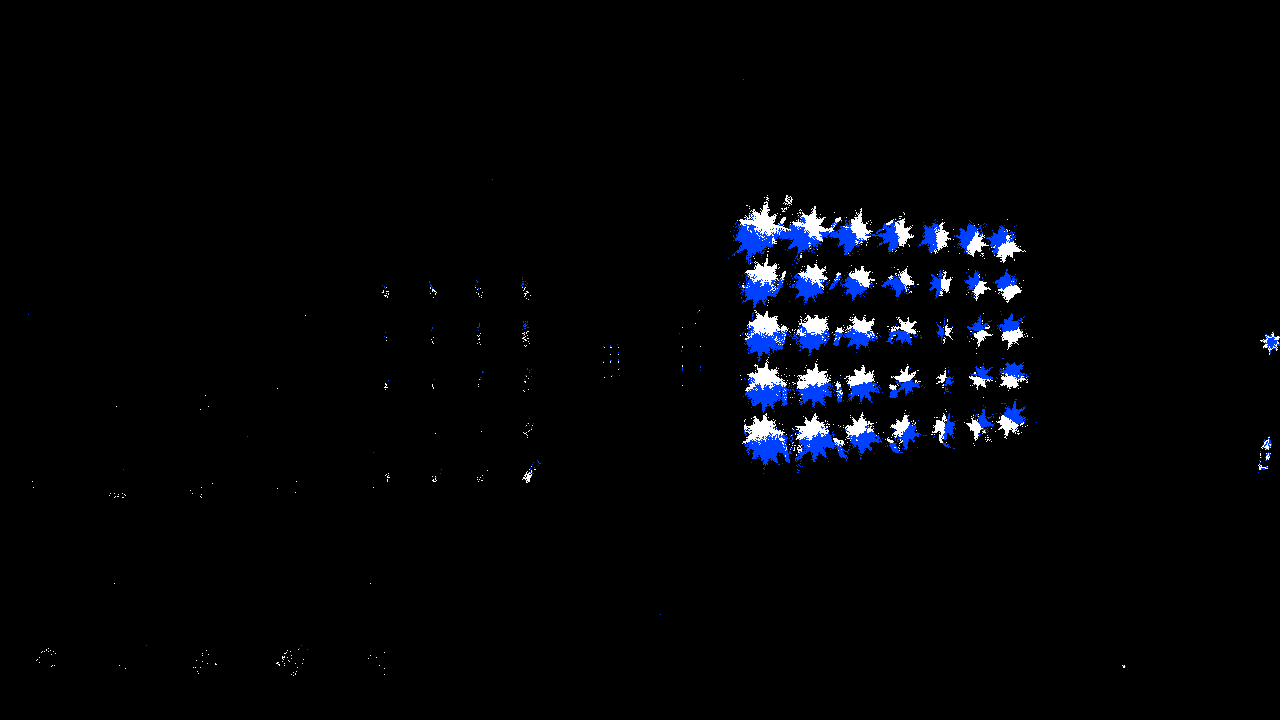
#> input picture sample_data/frame_1FBcbF8a.png, 1280 x 720 px; its folder holds only this picture in this run
$ python -i detect_blob_centers.py   (imports and definitions only)
#> lines starting #> are read from the running program, lines starting #| are printed output that depends on the picture
### config.py
class Config:
	def __init__(self):
		self.COLOR_POS = [255, 255, 255]
		self.COLOR_NEG = [255, 64, 0]

		self.FAST_STEP = 1000000
		self.SLOW_STEP = 100000
		self.FINE_STEP = 10000
		self.SUPERFINE_STEP = 1000

		self.cols = 7
		self.rows = 5
		self.GRID_SIZE = (self.cols, self.rows)

		self.POINT_SIZE = 3
		self.POINT_COLOR = (0, 255, 0)
		self.POINT_CLICKED_COLOR = (0, 0, 255)
		self.TXT_SIZE = 0.75
		self.TXT_COLOR = (255, 0, 0)
		self.TXT_OFFSET = (-10, -10)

### detect_blob_centers.py
import cv2
import numpy as np
import toml
import os
import glob
import typer
from config import Config
from typing import List, Tuple
from sort_blobs import sort_blobs

cfg = Config()

COLOR_POS = cfg.COLOR_POS
COLOR_NEG = cfg.COLOR_NEG
GRID_SIZE = cfg.GRID_SIZE
POINT_SIZE = cfg.POINT_SIZE
POINT_COLOR = cfg.POINT_COLOR
TXT_SIZE = cfg.TXT_SIZE
TXT_COLOR = cfg.TXT_COLOR
TXT_OFFSET = cfg.TXT_OFFSET
POINT_CLICKED_COLOR = cfg.POINT_CLICKED_COLOR

clicked_points: List[Tuple[Tuple[int, int], Tuple[int, int]]] = []
current_label: Tuple[int, int] = (0, 0)
centers: List[Tuple[int, int]] = []
image_with_labels = None
mouse_position: Tuple[int, int] = (0, 0)
original_image = None

# [1 line that did not run here, left out]

# [30 lines left out: function mouse_callback, not called in this run]

def detect_blobs(image: np.ndarray) -> List[Tuple[int, int]]:
	"""Detect blob centers in the given image"""
	blurred_image = cv2.GaussianBlur(image, (5, 5), 2)

	_, binary_mask = cv2.threshold(blurred_image, 50, 255, cv2.THRESH_BINARY)

	contours, _ = cv2.findContours(binary_mask, cv2.RETR_EXTERNAL, cv2.CHAIN_APPROX_SIMPLE)

	centers = []
	for contour in contours:
		mask = np.zeros_like(image)
		cv2.drawContours(mask, [contour], -1, 255, -1)

		masked_image = cv2.bitwise_and(image, image, mask=mask)
		_, max_val, _, max_loc = cv2.minMaxLoc(masked_image)

		if max_val > 0:
			centers.append(max_loc)

	return centers

# [191 lines left out: functions detect_blob_centers, save_labeled_data, main, not called in this run]

# [2 lines not run here, left out]

>>> import cv2
>>> picture = cv2.imread('sample_data/frame_1FBcbF8a.png')
#> picture is the input picture: shape (720, 1280, 3); mean B, G, R 6.9, 4.1, 3.2
>>> result = detect_blobs(picture)
#> in detect_blobs, `_, binary_mask = cv2.threshold(blurred_image, 50, 255, cv2.THRESH_BINA..`:
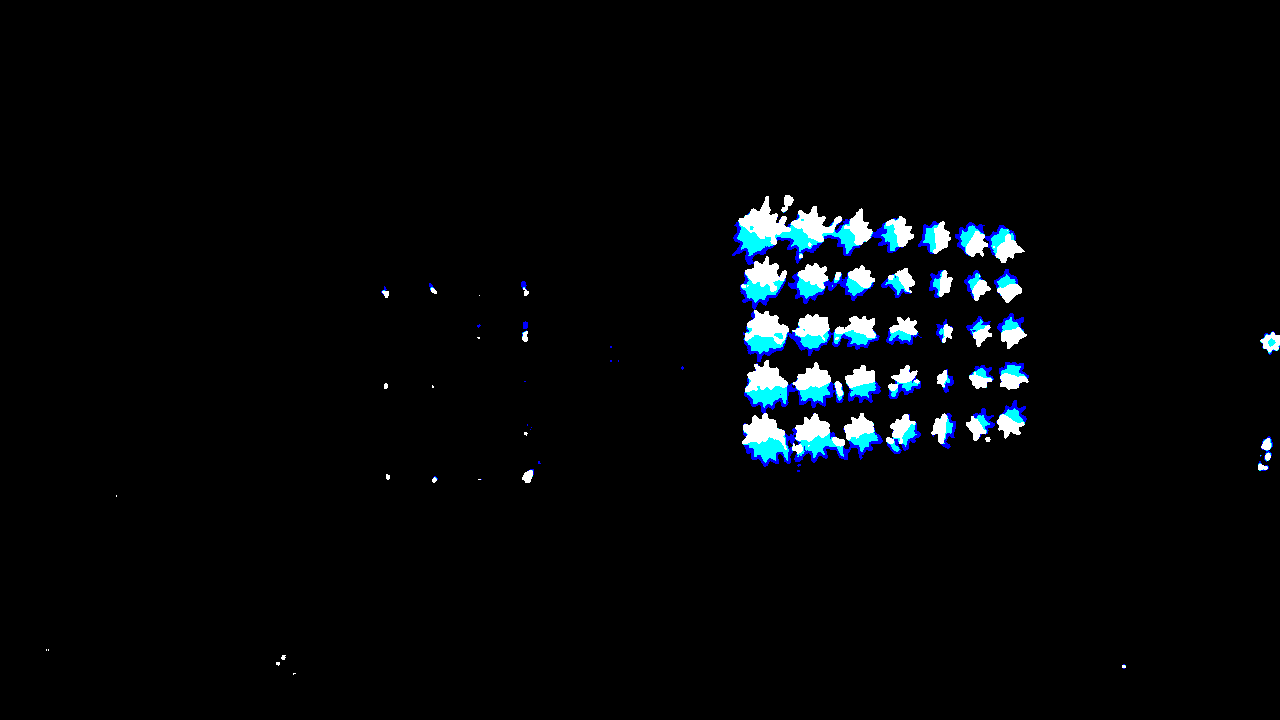
#> binary_mask: shape (720, 1280, 3); mean B, G, R 9, 7, 4.6
#> (the run stopped early here; a loop or call above may not have finished)

$ run again, on sample_data/frame_28ccdFA4.png
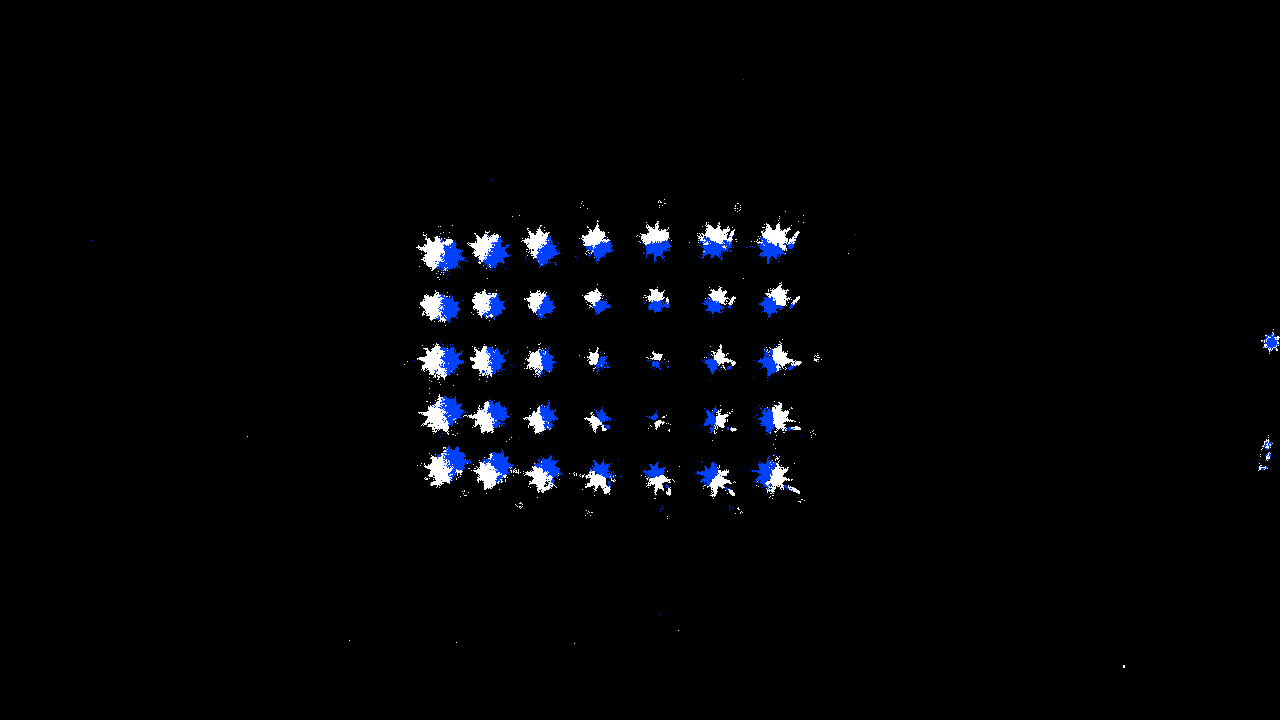
#> input picture sample_data/frame_28ccdFA4.png, 1280 x 720 px
#> picture is the input picture: shape (720, 1280, 3); mean B, G, R 6, 4, 3.3
#> in detect_blobs, `_, binary_mask = cv2.threshold(blurred_image, 50, 255, cv2.THRESH_BINA..`:
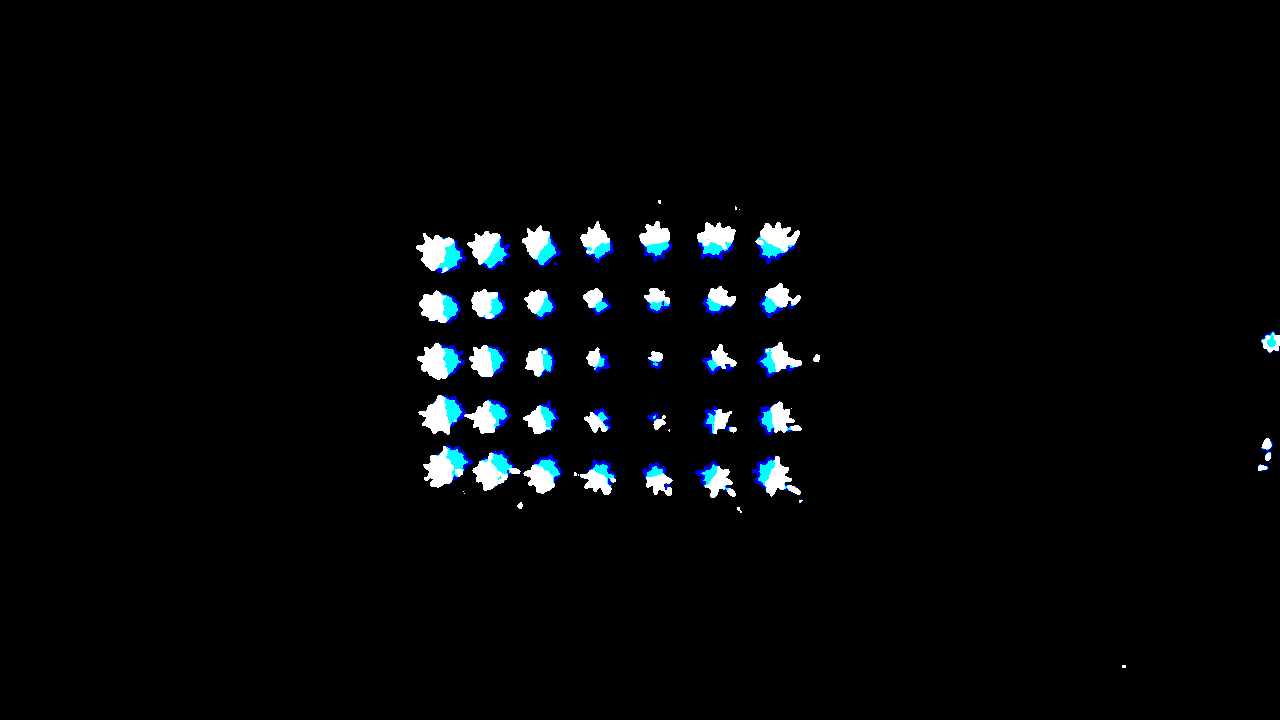
#> binary_mask: shape (720, 1280, 3); mean B, G, R 7.8, 6.4, 4.7
